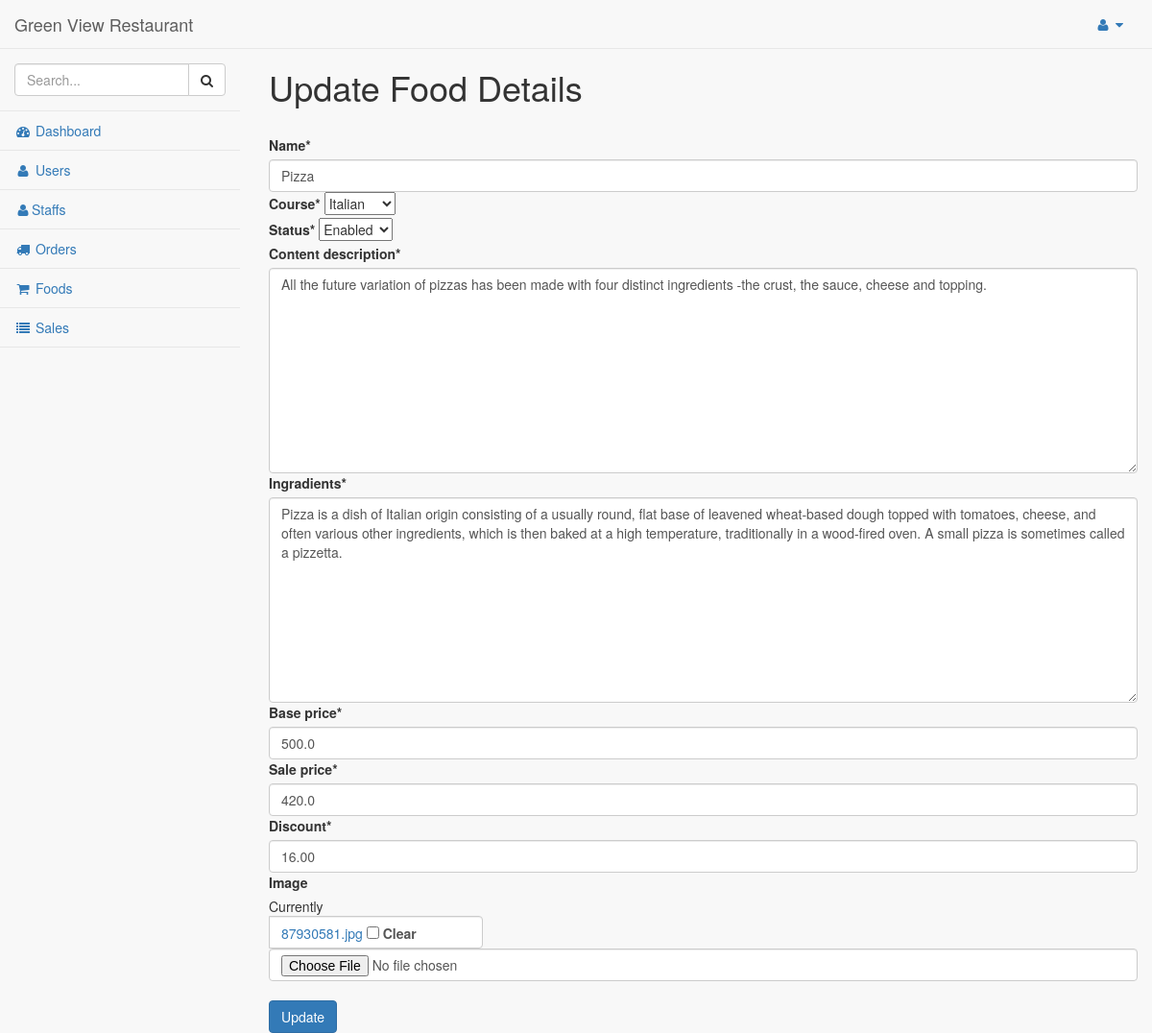
/dashboard/admin/foods/1/update (signed in), run on the app's committed database.
### hotel/models.py (models this page shows, shortened)
class Food(models.Model):
    bengali = 'Bengali'
    thai = 'Thai'
    chinese = 'Chinese'
    indian = 'Indian'
    italian = 'Italian'
    COURSE = (
        (bengali, bengali),
        (thai, thai),
        (chinese, chinese),
        (indian, indian),
        (italian, italian),
    )
    disabled = 'Disabled'
    enabled = 'Enabled'
    STATUS = (
        (disabled, disabled),
        (enabled, enabled),
    )
    name = models.CharField(max_length=250)
    course = models.CharField(max_length = 50, choices = COURSE)
    status = models.CharField(max_length=50, choices=STATUS)
    content_description = models.TextField()
    ingradients = models.TextField()
    base_price = models.FloatField()
    sale_price = models.FloatField(default=base_price)
    discount = models.DecimalField(default=0, decimal_places=2, max_digits=5)
    image = models.FileField(blank=True, null =True)
    num_order = models.IntegerField(default=0)

### hotel/views.py (the view)
# urls.py: path('dashboard/admin/foods/<int:pk>/update', FoodUpdateView.as_view(), name="edit_food"),
class FoodUpdateView(LoginRequiredMixin, UpdateView):
    model = Food
    fields = ['name', 'course', 'status', 'content_description', 'ingradients',
              'base_price', 'sale_price', 'discount', 'image'
              ]
    template_name = 'admin_temp/update_food.html'
    success_url = reverse_lazy('hotel:foods_admin')

### hotel/templates/admin_temp/update_food.html (shortened to what this page needs)
{% load static %}
{% load crispy_forms_tags %}
{% include "includes/base.html" %}
{% block main %}
    <div class="container">
      <div class="row" style="margin-left: 250px">
          <h1>Update Food Details</h1>
          <div class="col align-self-center">
              <div class="card h-100">
                <div class="card-body">
                  <form method="post" enctype="multipart/form-data">
                    {{ form |crispy  }}
                    <input type="submit" class="btn btn-primary" value="Update" />
                  </form>
                </div>
              </div>
          </div>
      </div>
    </div>
{% endblock %}

### data on the page
Food: name "Pizza", course "Italian", status "Enabled", content_description "All the future variation of pizzas has been made with four distinct ingredients -the crust, the sauce, cheese and topping.", ingradients "Pizza is a dish of Italian origin consisting of a usually round, flat base of leavened wheat-based dough topped with tomatoes, cheese, and often various other ingredients, which is then baked at a high temperature, traditionally in a wood-fired oven. A small pizza is sometimes called a pizzetta.", base_price "500.0", sale_price "420.0", discount "16.00"
